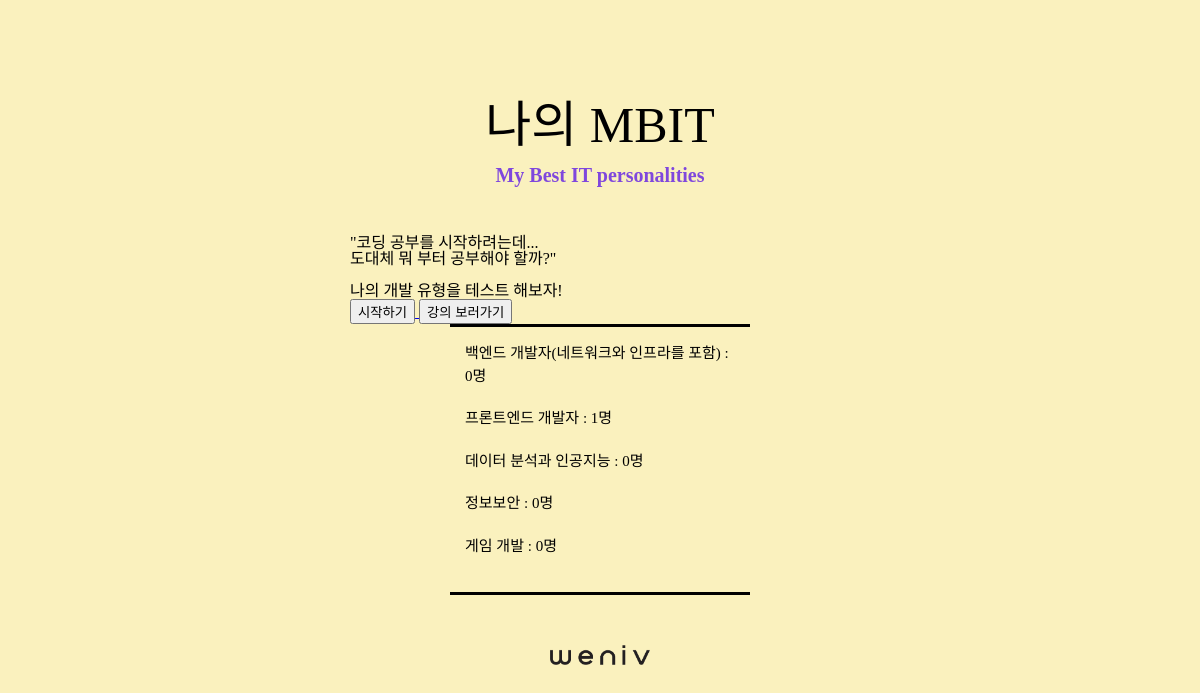
Before: / with the older database file.
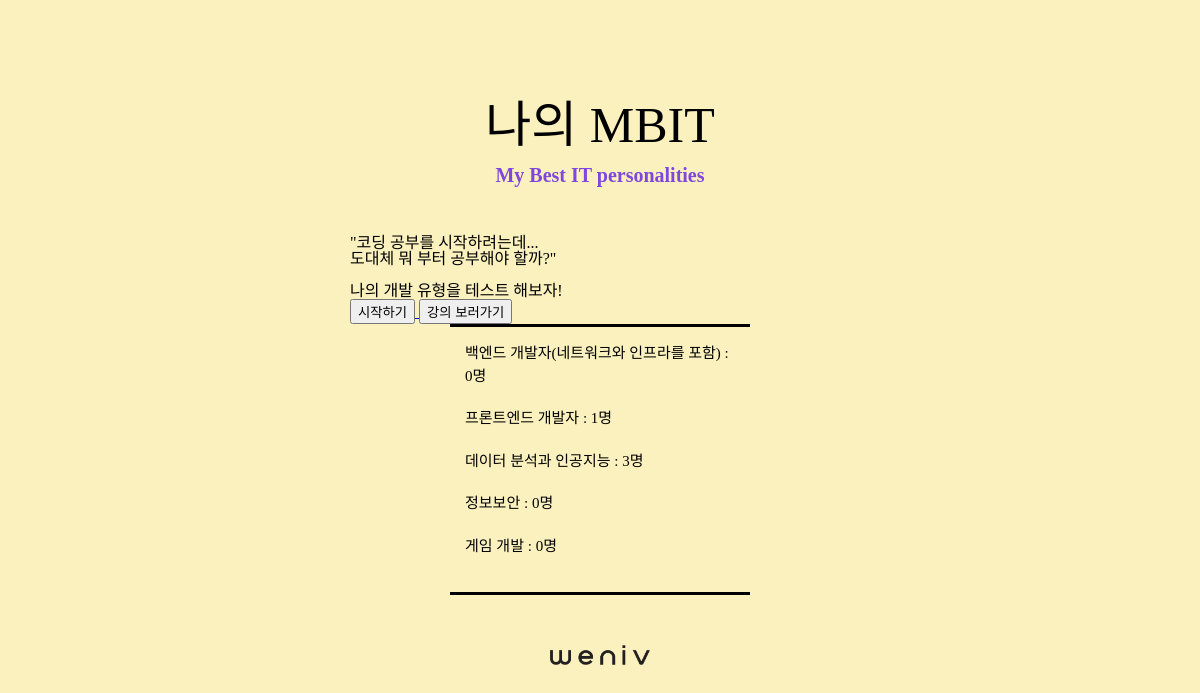
After: the same page with the newer database file.
### main/models.py (models this page shows, shortened)
class Developer(models.Model):
    name = models.CharField(max_length=50)
    count = models.IntegerField(default=0)

### main/views.py (the view)
# urls.py: path('', views.index),
def index(request):
    developers = Developer.objects.all()
    context = {
        'developers' : developers,
    }
    return render(request, 'index.html', context=context)

### main/templates/index.html (shortened to what this page needs)
{% load static %}
<!DOCTYPE html>
<html lang="en">
  <head>
    <link
      rel="stylesheet"
      type="text/css"
      href="{% static 'css/reset.css' %}" />
    <link
      rel="stylesheet"
      type="text/css"
      href="{% static 'css/style.css' %}" />
  </head>
  <body>
    <section id="main_contents">
      <div class="wrapper">
        <div class="title">
          <h3 class="main_title">나의 MBIT</h3>
          <h3 class="sub_title">My Best IT personalities</h3>
        </div>
        <div class="explain">
          <p>
            "코딩 공부를 시작하려는데...<br />
            도대체 뭐 부터 공부해야 할까?"<br /><br />
            나의 개발 유형을 테스트 해보자!
          </p>
        </div>
        <div class="buttons">
          <a href="/form/">
            <button class="start" type="button">시작하기</button>
          </a>
          <a href="http://www.paullab.co.kr/curriculum.html" target="_blank">
            <button class="lecture">강의 보러가기</button>
          </a>
        </div>
        <div class="result_data">
          <div class="data_wrap">
            <ul>
              {% for developer in developers %}
              <li>{{ developer.name }} : {{ developer.count }}명</li>
              {% endfor %}
            </ul>
          </div>
        </div>
        <div class="weniv">
          <a href="http://www.paullab.co.kr">
            <img src="{% static 'img/weniv_logo_black.png' %}" alt="weniv" />
          </a>
        </div>
      </div>
    </section>
  </body>
</html>

Changed rows visible on the page:
changed Developer "데이터 분석과 인공지능": count "0" → "3"
